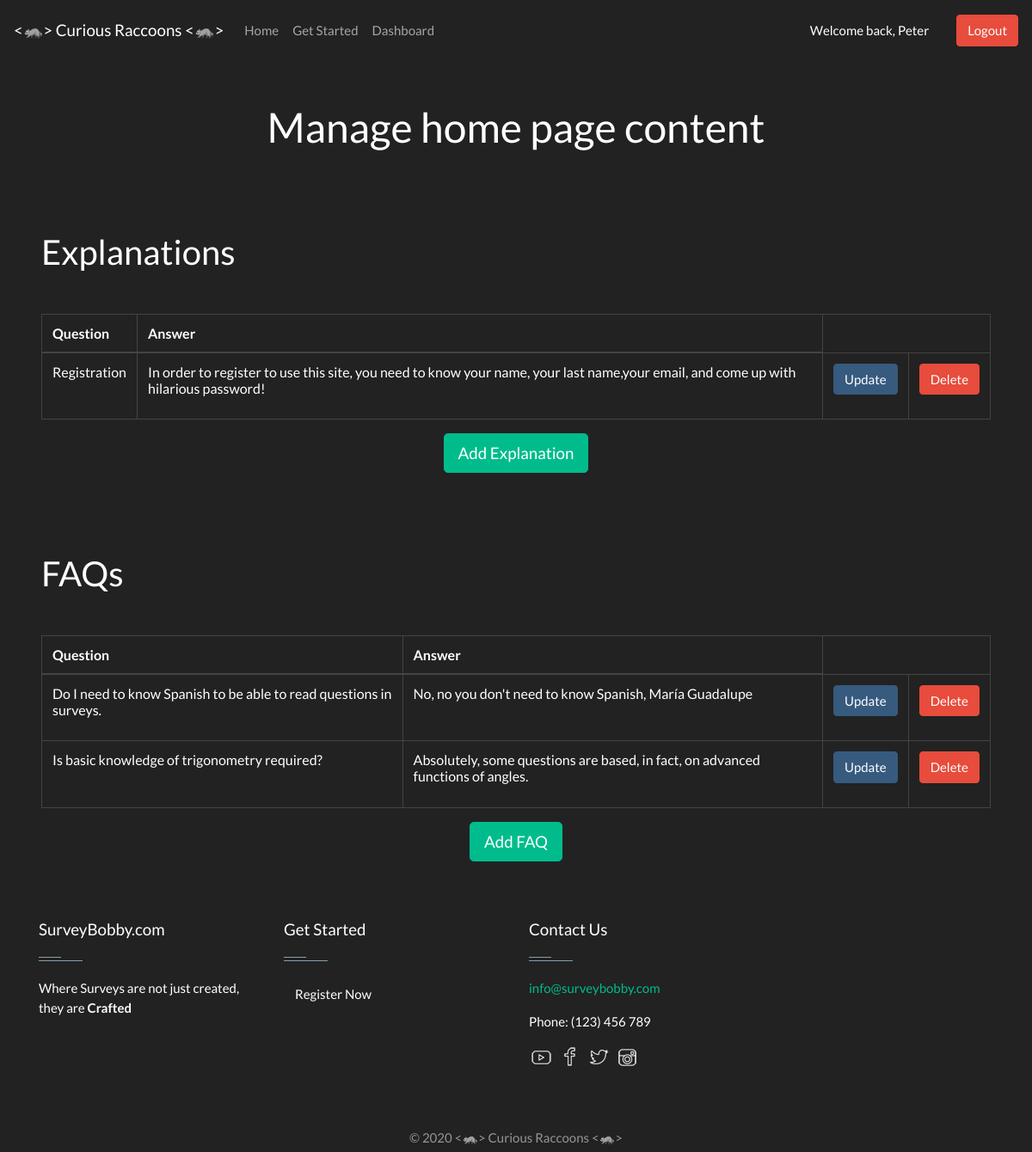
/manageHome.php (signed in), run on the app's committed database.
### tables this page shows
CREATE TABLE `explanations` (
  `id` int(255) NOT NULL,
  `section_name` varchar(255) NOT NULL,
  `body` varchar(255) NOT NULL
);

CREATE TABLE `faq` (
  `id` int(255) NOT NULL,
  `question` varchar(255) NOT NULL,
  `answer` varchar(255) NOT NULL
);

### classes/Explanation.php (called while the page is built, shortened)
<?php
class Explanation implements ExplanationInterface {
    public function listExps($dbcon){
        $sql = 'SELECT * FROM explanations';
        $pdostm = $dbcon->prepare($sql);
        $pdostm->execute();
        $exps = $pdostm->fetchAll(PDO::FETCH_ASSOC);
        return $exps;
    }
}

### classes/FAQ.php (called while the page is built, shortened)
<?php
class FAQ implements FAQInterface {
    public function listFAQs($dbcon){
        $sql = 'SELECT * FROM faq';
        $pdostm = $dbcon->prepare($sql);
        $pdostm->execute();
        $faqs = $pdostm->fetchAll(PDO::FETCH_ASSOC);
        return $faqs;
    }
}

### manageHome.php (the view, shortened to what this page needs)
<?php
require_once 'dbConnection.php';
require_once 'classes/FAQ.php';
require_once 'classes/Explanation.php';
$dbcon = Database::connectDB();
$f = new FAQ();
$faqs = $f->listFAQs($dbcon);
$e = new Explanation();
$exps = $e->listExps($dbcon);
?>
<html lang="en">
<head>
    <link rel="stylesheet" type="text/css" href="css/manageHome.css">
    <link rel="stylesheet" href="css/footerStyle.css">
    <link href="https://stackpath.bootstrapcdn.com/bootswatch/4.4.1/darkly/bootstrap.min.css" rel="stylesheet">
</head>
<?php include_once 'header.php' ?>
<body>
    <main id="main">
        <h1 class="h1 text-center pad-top">Manage home page content</h1>
        <div class="m-5 content">
            <h2 class="title">Explanations</h2>
            <table class="table table-bordered table-hover">
                <thead>
                <tr>
                    <th scope="col">Question</th>
                    <th scope="col">Answer</th>
                </tr>
                </thead>
                <tbody>
                <?php foreach($exps as $exp) { ?>
                    <tr>
                        <td><?= $exp['section_name'] ?></td>
                        <td><?= $exp['body'] ?></td>
                        <td>
                            <form action="updateExplanation.php" method="post">
                                <input type="submit" class="button btn btn-primary" name="updateExp" value="Update" />
                            </form>
                        </td>
                        <td>
                            <form action="deleteExplanation.php" method="post">
                                <input type="submit" class="button btn btn-danger" name="deleteExp" value="Delete" onclick="return confirm('Are you sure you want to delete this record?')" />
                            </form>
                        </td>
                    </tr>
                <?php } ?>
                </tbody>
            </table>
            <div class="text-center">
                <a href="addExplanation.php" id="addExp" class="btn btn-success btn-lg">Add Explanation</a>
            </div>
        </div>
        <div class="m-5 content">
            <h2 class="title">FAQs</h2>
            <table class="table table-bordered table-hover">
                <thead>
                <tr>
                    <th scope="col">Question</th>
                    <th scope="col">Answer</th>
                </tr>
                </thead>
                <tbody>
                <?php foreach($faqs as $faq) { ?>
                    <tr>
                        <td><?= $faq['question'] ?></td>
                        <td><?= $faq['answer'] ?></td>
                        <td>
                            <form action="updateFAQ.php" method="post">
                                <input type="submit" class="button btn btn-primary" name="updateFAQ" value="Update" />
                            </form>
                        </td>
                        <td>
                            <form action="deleteFAQ.php" method="post">
                                <input type="submit" class="button btn btn-danger" name="deleteFAQ" value="Delete" onclick="return confirm('Are you sure you want to delete this record?')" />
                            </form>
                        </td>
                    </tr>
                <?php } ?>
                </tbody>
            </table>
            <div class="text-center">
                <a href="addFAQ.php" id="addFAQ" class="btn btn-success btn-lg">Add FAQ</a>
            </div>
        </div>
    </main>
<?php include_once 'footer.php' ?>
</body>
</html>

### css/manageHome.css (style rules this page uses)
.pad-top { padding-top:1em; }
.content { padding-top:3em; }
.title { padding-bottom:1em; }

### css/footerStyle.css (style rules this page uses)
.btn { background-color: #ff8d1e; color:#fff; }

### data on the page
explanations: section_name "Registration", body "In order to register to use this site, you need to know your name, your last name,your email, and come up with hilarious password!"
faq: question "Do I need to know Spanish to be able to read questions in surveys.", answer "No, no you don't need to know Spanish, María Guadalupe"
faq: question "Is basic knowledge of trigonometry required?", answer "Absolutely, some questions are based, in fact, on advanced functions of angles."

### other printed values
$_SESSION['username'] "Peter"
date ('Y') "2020"
